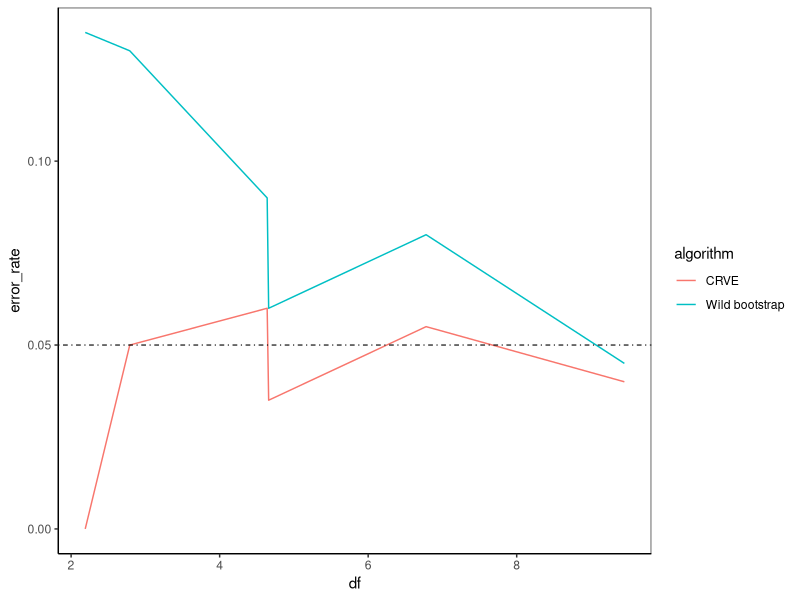

The R script that drew this image:
## ---- chunk 1
library(ggplot2)
result_df <- as.data.frame(cbind(df = c(2.19, 2.79, 4.64,4.66, 6.78, 9.45,2.19, 2.79, 4.64,4.66, 6.78, 9.45), 
                                 error_rate = c(0.135,0.13, 0.09, 0.06, 0.08, 0.045,0, 0.05,0.06,0.035,0.055, 0.04),
                                 algorithm = c(rep(c(1,0), each = 6))))

result_df[result_df$algorithm == 1,3]<- "Wild bootstrap"
result_df[result_df$algorithm == 0,3]<- "CRVE"
ggplot(result_df, aes(x = df, y = error_rate, colour = algorithm)) + 
  geom_path()+
  theme_bw() +
  geom_hline(yintercept = 0.05,linetype  = 4, size = .4)+
  theme(axis.line = element_line(colour = "black"),
  panel.grid.major = element_blank(),
  panel.grid.minor = element_blank())



